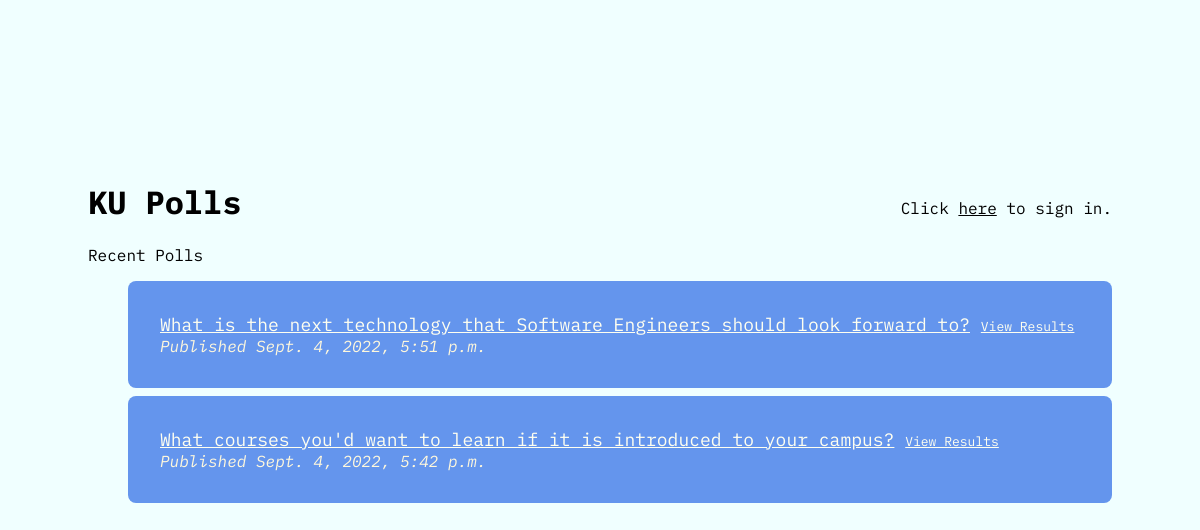
Screenshot of /polls/ with the database file from the repository.
### polls/models.py (models this page shows, shortened)
class Question(models.Model):
    question_text = models.CharField(max_length=280)
    publish_date = models.DateTimeField("date published")
    end_date = models.DateTimeField("date closed", default=None, null=True, blank=True)
    visibilty = models.BooleanField("poll visibility", default=True)
    def is_published(self):
        if not self.visibilty:
            return False
        return timezone.now() >= self.publish_date

### polls/views.py (the view)
# urls.py: path("", views.IndexView.as_view(), name="index"),
class IndexView(generic.ListView):
    template_name = "polls/index.html"
    context_object_name = "latest_questions"
    def get_queryset(self):
        return Question.objects.filter(id__in=get_published()).order_by("-publish_date")

### polls/views.py (called while the page is built)
def get_published():
    questions = Question.objects.all()
    return [q.id for q in questions if q.is_published()]

### polls/templates/polls/index.html (shortened to what this page needs)
{% load static %}
<html lang="en_US">
<head>
    <link rel="stylesheet" href="{% static 'polls/style.css' %}">
</head>
<body>
    <div class="container">
        <div class="top">
            <h1>KU Polls</h1>
            <span>
                {% if user.is_authenticated %}
                Hello, {{ user.username }}. Click <a href="/accounts/logout/">here</a> to sign out.
                {% else %}
                Click <a href="/accounts/login/">here</a> to sign in.
                {% endif %}
            </span>
        </div>
        Recent Polls
        {% if latest_questions %}
        <ul>
            {% for question in latest_questions %}
            <li>
                <div class=" card">
                    <a href="{% url 'polls:details' question.id %}" class="">{{ question.question_text }}</a>
                    <a href="{% url 'polls:results' question.id %}" style="font-size: small;">View Results</a><br>
                    <span><i>Published {{ question.publish_date }}</i></span>
                </div>
            </li>
            {% endfor %}
        </ul>
        {% else %}
        <p>No polls are available at this moment.</p>
        {% endif %}
    </div>
</body>
</html>

### polls/static/polls/style.css (style rules this page uses)
body { font-family: 'IBM Plex Mono', monospace; background-color: azure; }
ul { list-style: none; }
a { color: black; }
div.container { margin: 10rem 5rem; }
div.top { display: flex; flex-direction: row; align-items: baseline; justify-content: space-between; }
div.top>h1 { flex-shrink: 1; }
div.top>span { flex-shrink: 0; text-align: right; }
div.card { padding: 2rem; background-color: cornflowerblue; margin-top: 0.5rem; color: ivory; font-size: large; border-radius: 0.5rem; box-shadow: none; transition: 0.3s; }
div.card a { color: ivory; }
div.card span { font-size: medium; color: cornsilk; }

### rows the page displays
Question: question_text "What is the next technology that Software Engineers should look forward to?", publish_date "Sept. 4, 2022, 5:51 p.m."
Question: question_text "What courses you'd want to learn if it is introduced to your campus?", publish_date "Sept. 4, 2022, 5:42 p.m."
